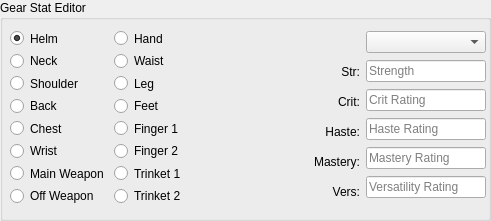
        <widget class="QGroupBox" name="groupBox_2">
         <property name="geometry">
          <rect>
           <x>10</x>
           <y>70</y>
           <width>491</width>
           <height>221</height>
          </rect>
         </property>
         <property name="title">
          <string>Gear Stat Editor</string>
         </property>
         <widget class="QWidget" name="layoutWidget">
          <property name="geometry">
           <rect>
            <x>10</x>
            <y>30</y>
            <width>476</width>
            <height>174</height>
           </rect>
          </property>
          <layout class="QHBoxLayout" name="horizontalLayout_9">
           <item>
            <layout class="QGridLayout" name="gridLayout">
             <item row="0" column="0">
              <widget class="QRadioButton" name="radioHelm">
               <property name="text">
                <string>Helm</string>
               </property>
               <property name="checked">
                <bool>true</bool>
               </property>
              </widget>
             </item>
             <item row="0" column="1">
              <widget class="QRadioButton" name="radioHand">
               <property name="text">
                <string>Hand</string>
               </property>
              </widget>
             </item>
             <item row="1" column="0">
              <widget class="QRadioButton" name="radioNeck">
               <property name="text">
                <string>Neck</string>
               </property>
              </widget>
             </item>
             <item row="1" column="1">
              <widget class="QRadioButton" name="radioWaist">
               <property name="text">
                <string>Waist</string>
               </property>
              </widget>
             </item>
             <item row="2" column="0">
              <widget class="QRadioButton" name="radioShoulder">
               <property name="text">
                <string>Shoulder</string>
               </property>
              </widget>
             </item>
             <item row="2" column="1">
              <widget class="QRadioButton" name="radioLeg">
               <property name="text">
                <string>Leg</string>
               </property>
              </widget>
             </item>
             <item row="3" column="0">
              <widget class="QRadioButton" name="radioBack">
               <property name="minimumSize">
                <size>
                 <width>90</width>
                 <height>0</height>
                </size>
               </property>
               <property name="text">
                <string>Back</string>
               </property>
              </widget>
             </item>
             <item row="3" column="1">
              <widget class="QRadioButton" name="radioFeet">
               <property name="minimumSize">
                <size>
                 <width>90</width>
                 <height>0</height>
                </size>
               </property>
               <property name="text">
                <string>Feet</string>
               </property>
              </widget>
             </item>
             <item row="4" column="0">
              <widget class="QRadioButton" name="radioChest">
               <property name="text">
                <string>Chest</string>
               </property>
              </widget>
             </item>
             <item row="4" column="1">
              <widget class="QRadioButton" name="radioFinger1">
               <property name="text">
                <string>Finger 1</string>
               </property>
              </widget>
             </item>
             <item row="5" column="0">
              <widget class="QRadioButton" name="radioWrist">
               <property name="text">
                <string>Wrist</string>
               </property>
              </widget>
             </item>
             <item row="5" column="1">
              <widget class="QRadioButton" name="radioFinger2">
               <property name="text">
                <string>Finger 2</string>
               </property>
              </widget>
             </item>
             <item row="6" column="0">
              <widget class="QRadioButton" name="radioMainhand">
               <property name="text">
                <string>Main Weapon</string>
               </property>
              </widget>
             </item>
             <item row="6" column="1">
              <widget class="QRadioButton" name="radioTrinket1">
               <property name="text">
                <string>Trinket 1</string>
               </property>
              </widget>
             </item>
             <item row="7" column="0">
              <widget class="QRadioButton" name="radioOffhand">
               <property name="text">
                <string>Off Weapon</string>
               </property>
              </widget>
             </item>
             <item row="7" column="1">
              <widget class="QRadioButton" name="radioTrinket2">
               <property name="text">
                <string>Trinket 2</string>
               </property>
              </widget>
             </item>
            </layout>
           </item>
           <item>
            <layout class="QVBoxLayout" name="verticalLayout_10">
             <item>
              <widget class="QLabel" name="lblItemName">
               <property name="minimumSize">
                <size>
                 <width>150</width>
                 <height>0</height>
                </size>
               </property>
               <property name="text">
                <string/>
               </property>
              </widget>
             </item>
             <item>
              <widget class="QLabel" name="label_16">
               <property name="text">
                <string>Str:</string>
               </property>
               <property name="alignment">
                <set>Qt::AlignRight|Qt::AlignTrailing|Qt::AlignVCenter</set>
               </property>
              </widget>
             </item>
             <item>
              <widget class="QLabel" name="label_18">
               <property name="text">
                <string>Crit:</string>
               </property>
               <property name="alignment">
                <set>Qt::AlignRight|Qt::AlignTrailing|Qt::AlignVCenter</set>
               </property>
              </widget>
             </item>
             <item>
              <widget class="QLabel" name="label_28">
               <property name="text">
                <string>Haste:</string>
               </property>
               <property name="alignment">
                <set>Qt::AlignRight|Qt::AlignTrailing|Qt::AlignVCenter</set>
               </property>
              </widget>
             </item>
             <item>
              <widget class="QLabel" name="label_29">
               <property name="text">
                <string>Mastery:</string>
               </property>
               <property name="alignment">
                <set>Qt::AlignRight|Qt::AlignTrailing|Qt::AlignVCenter</set>
               </property>
              </widget>
             </item>
             <item>
              <widget class="QLabel" name="label_31">
               <property name="text">
                <string>Vers:</string>
               </property>
               <property name="alignment">
                <set>Qt::AlignRight|Qt::AlignTrailing|Qt::AlignVCenter</set>
               </property>
              </widget>
             </item>
            </layout>
           </item>
           <item>
            <layout class="QVBoxLayout" name="verticalLayout_3">
             <item>
              <widget class="QComboBox" name="comboItemType">
               <property name="minimumSize">
                <size>
                 <width>120</width>
                 <height>0</height>
                </size>
               </property>
               <property name="maximumSize">
                <size>
                 <width>120</width>
                 <height>16777215</height>
                </size>
               </property>
              </widget>
             </item>
             <item>
              <widget class="QLineEdit" name="txtItemStr">
               <property name="minimumSize">
                <size>
                 <width>120</width>
                 <height>0</height>
                </size>
               </property>
               <property name="maximumSize">
                <size>
                 <width>120</width>
                 <height>16777215</height>
                </size>
               </property>
               <property name="placeholderText">
                <string>Strength</string>
               </property>
              </widget>
             </item>
             <item>
              <widget class="QLineEdit" name="txtItemCrit">
               <property name="minimumSize">
                <size>
                 <width>120</width>
                 <height>0</height>
                </size>
               </property>
               <property name="maximumSize">
                <size>
                 <width>120</width>
                 <height>16777215</height>
                </size>
               </property>
               <property name="placeholderText">
                <string>Crit Rating</string>
               </property>
              </widget>
             </item>
             <item>
              <widget class="QLineEdit" name="txtItemHaste">
               <property name="minimumSize">
                <size>
                 <width>120</width>
                 <height>0</height>
                </size>
               </property>
               <property name="maximumSize">
                <size>
                 <width>120</width>
                 <height>16777215</height>
                </size>
               </property>
               <property name="placeholderText">
                <string>Haste Rating</string>
               </property>
              </widget>
             </item>
             <item>
              <widget class="QLineEdit" name="txtItemMastery">
               <property name="minimumSize">
                <size>
                 <width>120</width>
                 <height>0</height>
                </size>
               </property>
               <property name="maximumSize">
                <size>
                 <width>120</width>
                 <height>16777215</height>
                </size>
               </property>
               <property name="placeholderText">
                <string>Mastery Rating</string>
               </property>
              </widget>
             </item>
             <item>
              <widget class="QLineEdit" name="txtItemVers">
               <property name="minimumSize">
                <size>
                 <width>120</width>
                 <height>0</height>
                </size>
               </property>
               <property name="maximumSize">
                <size>
                 <width>120</width>
                 <height>16777215</height>
                </size>
               </property>
               <property name="placeholderText">
                <string>Versatility Rating</string>
               </property>
              </widget>
             </item>
            </layout>
           </item>
          </layout>
         </widget>
        </widget>
